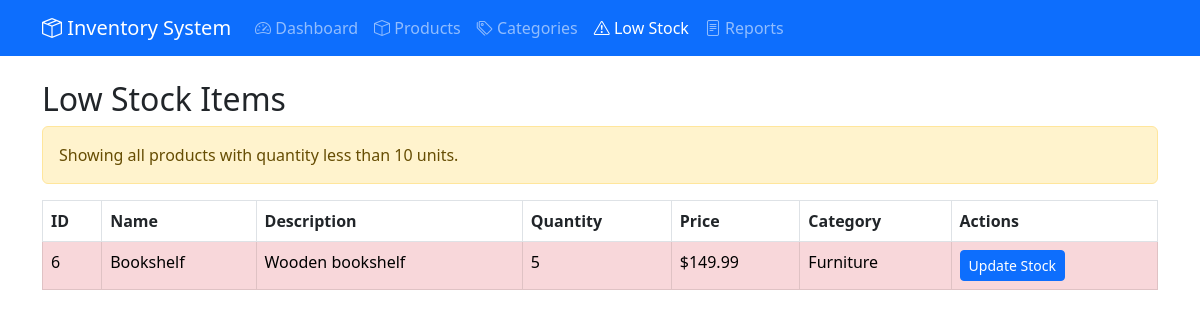
Page /low_stock.php on the committed database.
### tables this page shows
CREATE TABLE IF NOT EXISTS products (
    id INT PRIMARY KEY AUTO_INCREMENT,
    name VARCHAR(255) NOT NULL,
    description TEXT,
    quantity INT NOT NULL DEFAULT 0,
    price DECIMAL(10,2) NOT NULL,
    category VARCHAR(100),
    created_at TIMESTAMP DEFAULT CURRENT_TIMESTAMP,
    updated_at TIMESTAMP DEFAULT CURRENT_TIMESTAMP ON UPDATE CURRENT_TIMESTAMP
);

### low_stock.php (the view, shortened to what this page needs)
<?php
require_once 'config/database.php';
$stmt = $conn->query("SELECT * FROM products WHERE quantity < 10 ORDER BY quantity ASC");
$products = $stmt->fetchAll(PDO::FETCH_ASSOC);
?>
<!DOCTYPE html>
<html lang="en">
<head>
    <link href="https://cdn.jsdelivr.net/npm/bootstrap@5.3.0/dist/css/bootstrap.min.css" rel="stylesheet">
    <link href="https://cdn.jsdelivr.net/npm/bootstrap-icons@1.7.2/font/bootstrap-icons.css" rel="stylesheet">
</head>
<body>
    <?php include 'Admin/includes/navbar.php'; ?>
    <div class="container mt-4">
        <div class="row">
            <div class="col-md-12">
                <h2>Low Stock Items</h2>
                <div class="alert alert-warning">
                    Showing all products with quantity less than 10 units.
                </div>
                <table class="table table-bordered">
                    <thead>
                        <tr>
                            <th>ID</th>
                            <th>Name</th>
                            <th>Description</th>
                            <th>Quantity</th>
                            <th>Price</th>
                            <th>Category</th>
                            <th>Actions</th>
                        </tr>
                    </thead>
                    <tbody>
                        <?php foreach ($products as $product): ?>
                        <tr class="<?php echo $product['quantity'] <= 5 ? 'table-danger' : 'table-warning'; ?>">
                            <td><?php echo $product['id']; ?></td>
                            <td><?php echo htmlspecialchars($product['name']); ?></td>
                            <td><?php echo htmlspecialchars($product['description']); ?></td>
                            <td><?php echo $product['quantity']; ?></td>
                            <td>$<?php echo number_format($product['price'], 2); ?></td>
                            <td><?php echo htmlspecialchars($product['category']); ?></td>
                            <td>
                                <a href="products.php" class="btn btn-sm btn-primary">Update Stock</a>
                            </td>
                        </tr>
                        <?php endforeach; ?>
                    </tbody>
                </table>
            </div>
        </div>
    </div>
</body>
</html>

### rows in the picture
products: id "6", name "Bookshelf", description "Wooden bookshelf", quantity "5", price "149.99", category "Furniture"
